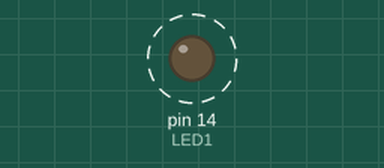
A sketch run on a simulated Arduino Uno, built with avr-gcc and run on an emulated ATmega328P. On the bench: output pins drawn as LEDs (lit = HIGH). Dashed ring = blinking.

Above: at 0.15 s.
Timing chart, 0 to 3.0 s (numbered marks = the images above):
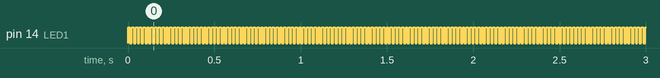

Measured:
- by itself, pin 14 (LED1): alternates HIGH for 0.01 s and LOW for 0.01 s

The sketch:

MiniPractica01.ino
```cpp
/*
 *Universidad Nacional Autónoma de México
 *Facultad de Ciencias
 *Licenciatura en Ciencias de la Computación
 *Seminario de Ciencias de la Computación A: Introducción al Internet de las Cosas
 *
 *Escrito por:
 *  Delgado Díaz Hermes Alberto
 *  López Montúfar José Eleazar
*/

//Defino pines (macro)
#define LED1 14


void setup() {
  //Declaro los pines como salida (OUTPUT)
  pinMode(LED1, OUTPUT);
}

void loop() {
  //Enciendo dos leds durante 200 ms
  digitalWrite(LED1, 1);
  delay(11);

  //Apago dos leds durante 200 ms
  digitalWrite(LED1, LOW);
  delay(11);
}
//Período total: 11ms + 11ms = 22ms = 0.022s
//Frecuencia: 1/0.022 = 45.45Hz
```
